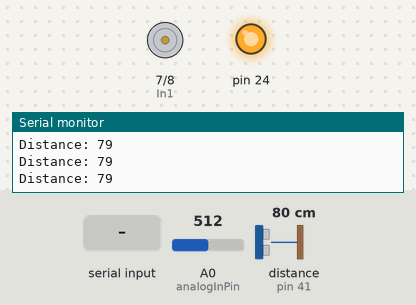
Bench run of a sketch on a simulated Arduino Mega 2560, built with avr-gcc and run on an emulated ATmega2560. On the bench: motor-driver pin pairs drawn as motors (green arrow = first pin HIGH = forward, orange = second pin HIGH = backward, longer = more drive, scaled by the enable pin), output pins drawn as LEDs (lit = HIGH), the last lines printed to the serial monitor. Wiring (inferred from the names in the program): ultrasonic range finder: trigger pin 40; echo pin 41. The test bench sets the inputs (shaded band); at power-on: distance to the obstacle (sensor on pin 41) 80 cm, A0 (analogInPin) = 512. The echo pulse lasts 58.3 µs per cm; pins used as bus, display or sensor lines are not drawn.

Above: at 1.2 s.
1.3 s: "3" received over the second serial link
2.8 s: "1" received over the second serial link
4.3 s: distance to the obstacle (sensor on pin 41) set to 47 cm
At 5.2 s:
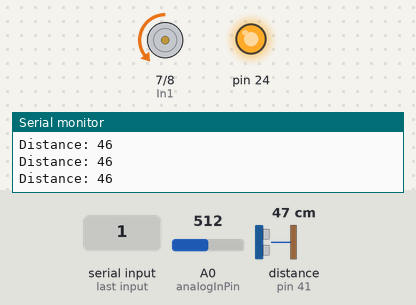
5.8 s: distance to the obstacle (sensor on pin 41) set to 17 cm
At 6.9 s:
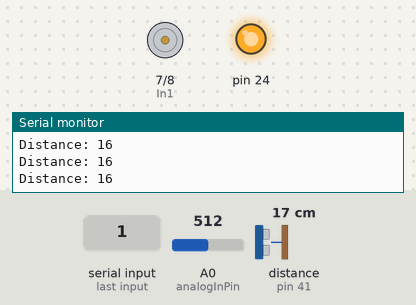
7.3 s: "0" received over the second serial link
At 7.9 s:
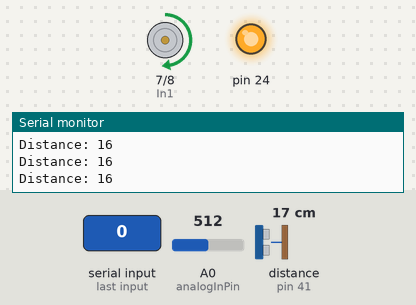
8.8 s: A0 (analogInPin) set to 716
At 9.4 s:
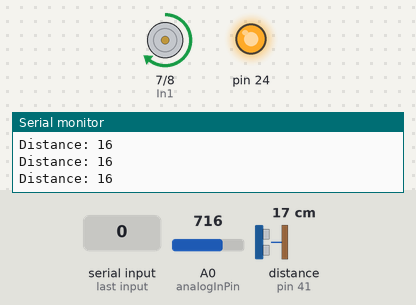
Timing chart, 0 to 11.3 s (numbered marks = the images above; inputs shaded):
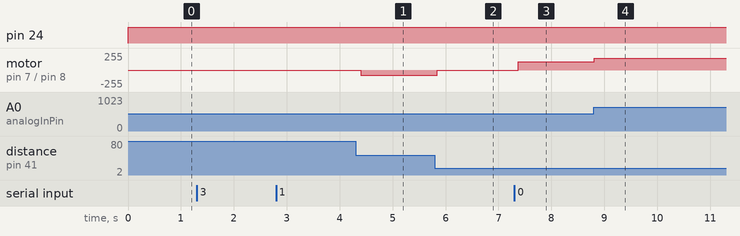

The sketch:

test_bientro_v3.ino
```cpp
#include <SoftwareSerial.h>
#define QUAYAM 7
#define QUAYDUONG 8
#define RX_PIN      50
#define TX_PIN      51
#define minPWM 50
#define Vspeed 10
#define In1 7
#define In2 8
#define PWM_pin 9
SoftwareSerial mySerial(50, 51);
int signal = -1;
const int analogInPin = A0;  // Analog input pin that the potentiometer is attached to
const int analogOutPin = 9; // Analog output pin that the LED is attached to
double xung = 0;
int sensorValue = 0;        // value read from the pot
double PWM ;
volatile int outputValue = 0;        // value output to the PWM (analog out)
// defines pins numbers
const int trigPin = 40;
const int echoPin = 41;
volatile double target_point ;
volatile double target;
// defines variables
long duration;
long int distance;
int dir = 0;
void setup() {
  // put your setup code here, to run once:
  pinMode(trigPin, OUTPUT); // Sets the trigPin as an Output
  pinMode(echoPin, INPUT); // Sets the echoPin as an Input
  pinMode(2, INPUT_PULLUP);
  pinMode(4, INPUT_PULLUP);
  pinMode(9, OUTPUT);
  pinMode(7, OUTPUT);
  pinMode(8, OUTPUT);
  pinMode(24, OUTPUT);
  while (!Serial) {
    // Waiting to connect...
  };
  Serial.begin(9600);
  mySerial.begin(9600);
//  attachInterrupt(0, Demxung, FALLING);


    }
    /*void Demxung()
    {
    {
     if (digitalRead(4) == LOW)
       xung++;
     else
       xung--;
    }
    }

  */
  /*void dkDC(int V) {
    if (V > 0) {
      if (V > 255) V = 255;
      digitalWrite( 7, LOW);
      digitalWrite(  8, HIGH);
      analogWrite( 9, V);
    } else {
      if (V < 0) {
        if (V < -255) V = -255;
        digitalWrite( 7, HIGH);
        digitalWrite(  8, LOW);
        analogWrite( 9, -V);
      } else {
        digitalWrite(7, HIGH);
        digitalWrite(8, HIGH);
        analogWrite(9, 0);
      }
    }
    }*/
  void sensor_distance()
  {
    digitalWrite(24, HIGH);
    // Clears the trigPin
    digitalWrite(trigPin, LOW);
    delayMicroseconds(5);

    // Sets the trigPin on HIGH state for 10 micro seconds
    digitalWrite(trigPin, HIGH);
    delayMicroseconds(10);
    digitalWrite(trigPin, LOW);

    // Reads the echoPin, returns the sound wave travel time in microseconds
    duration = pulseIn(echoPin, HIGH);

    // Calculating the distance
    distance = duration * 0.034 / 2;

  }

  void mode_auto()
  {
    if (distance <= 30) {
      target = 50;
      dir = 1; // đổi hướng chuyển động từ 30 đến 50
    }
    if (distance >= 50) {
      target = 30;
      dir = 0; // đổi hướng chuyển động từ 50 đến 30
    }
    if (distance > 60 || distance < 20)
    {
      PWM = 0;
    } else {
      //Tính vận tốc:
      PWM = minPWM + Vspeed * abs(distance - target) - (distance - target) * (distance - target) / 2;
      if (PWM >= 255) PWM = 255;
      if (PWM < minPWM) PWM = minPWM;
    }
    //Serial.print("pwm: ");
    //Serial.println(PWM);
    if (dir == 1) {
      digitalWrite(In2, 0);
      digitalWrite(In1, 1);
      analogWrite(PWM_pin, PWM);
    }
    else if (dir == 0)
    {
      digitalWrite(In1, 0);
      digitalWrite(In2, 1);
      analogWrite(PWM_pin, PWM);
    }
    delay(100);
  }

  void emergency()
  {
    if (distance <= 25 || distance >= 60 )
    {
      digitalWrite(7, LOW);
      digitalWrite(8, LOW);
      analogWrite(9, 0);
    }
  }
  /*void point()
    {


    target_point = 50;
    if (distance - target_point > 0)
    {
      dkDC(outputValue);
      if (abs(distance - target_point) <= 10)
      {
        digitalWrite(7, LOW);
        digitalWrite(8, LOW);
        analogWrite(9, 0);
      }
    }
    if (distance - target_point < 0)
    {
      dkDC(-outputValue);
      if (abs(distance - target_point) <= 10)
      {
        digitalWrite(7, LOW);
        digitalWrite(8, LOW);
        analogWrite(9, 0);
      }
    }

    }*/

  void loop()
  {
    sensor_distance();
    sensorValue = analogRead(analogInPin);
    outputValue = map(sensorValue, 0, 1023, 0, 255);
    analogWrite(analogOutPin, outputValue);

    if (mySerial.available() > 0)

    {
      signal = mySerial.read();
      /*if (signal == 49 )
        {
        dkDC(outputValue);
        if ( distance >= 50 )
        {
          digitalWrite(7, LOW);
          digitalWrite(8, LOW);
          analogWrite(9, 0);
        }
        }*/
    }

    switch (signal)
    {
      case '1':
        mode_auto();
        //emergency();
        break;
      /* case '2':
         point();
         emergency();
         break;

      */
      case '3':
        digitalWrite(7, LOW);
        digitalWrite(8, LOW);
        analogWrite(9, 0);
        break;
      default:
        break;
    }
    //Serial.println(signal);

    //Serial.println(xung);

    //Serial.println(target);
    Serial.print("Distance: ");
    Serial.println(distance);

    //Serial.println(outputValue);
    //delay(1000);
  }
```

Measured:
- after the input at 4.3 s, motor on pin 7 (In1) / pin 8 (In2): stopped → backward 82/255 after 0.09 s
- after the input at 5.8 s, motor on pin 7 (In1) / pin 8 (In2): backward 82/255 → stopped after 0.05 s
- after the input at 7.3 s, motor on pin 7 (In1) / pin 8 (In2): stopped → forward 127/255 after 0.07 s
- after the input at 8.8 s, motor on pin 7 (In1) / pin 8 (In2): forward 127/255 → forward 178/255 at once
